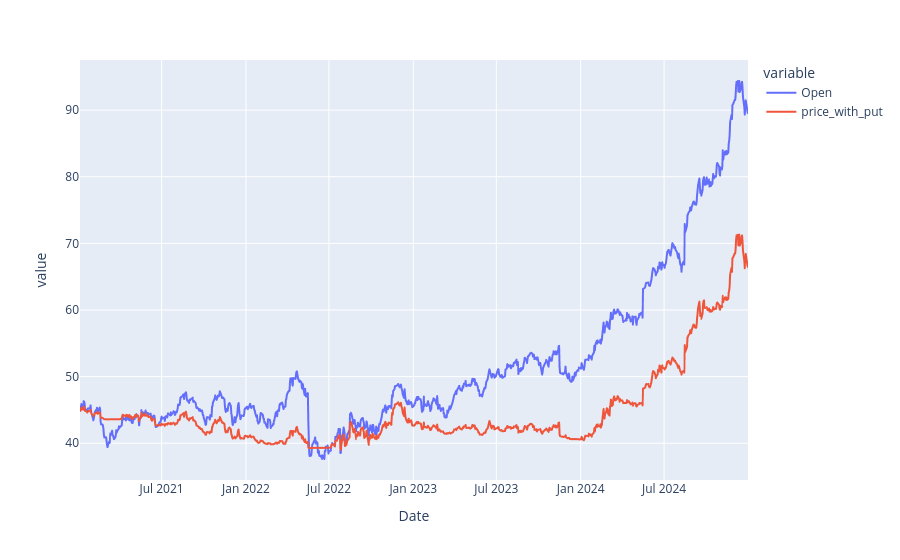

Here is the notebook cell this chart was saved with:
### Code cell
px.line(df)

### Figure 1 — Plotly figure (JSON) as saved in the notebook; plotly's stock layout.template omitted (floating-point values rounded to 4 significant figures; data arrays with more than 128 entries replaced by an {"elided": "..."} marker saying what was removed)
{"data": [{"hovertemplate": "variable=Open<br>Date=%{x}<br>value=%{y}<extra></extra>", "legendgroup": "Open", "line": {"color": "#636efa", "dash": "solid"}, "marker": {"symbol": "circle"}, "mode": "lines", "name": "Open", "showlegend": true, "type": "scattergl", "x": {"elided": "1005 str values"}, "xaxis": "x", "y": {"elided": "1005 float values"}, "yaxis": "y"}, {"hovertemplate": "variable=price_with_put<br>Date=%{x}<br>value=%{y}<extra></extra>", "legendgroup": "price_with_put", "line": {"color": "#EF553B", "dash": "solid"}, "marker": {"symbol": "circle"}, "mode": "lines", "name": "price_with_put", "showlegend": true, "type": "scattergl", "x": {"elided": "1005 str values"}, "xaxis": "x", "y": {"elided": "1005 float values"}, "yaxis": "y"}], "layout": {"legend": {"title": {"text": "variable"}, "tracegroupgap": 0}, "margin": {"t": 60}, "xaxis": {"anchor": "y", "domain": [0, 1], "title": {"text": "Date"}}, "yaxis": {"anchor": "x", "domain": [0, 1], "title": {"text": "value"}}}}
